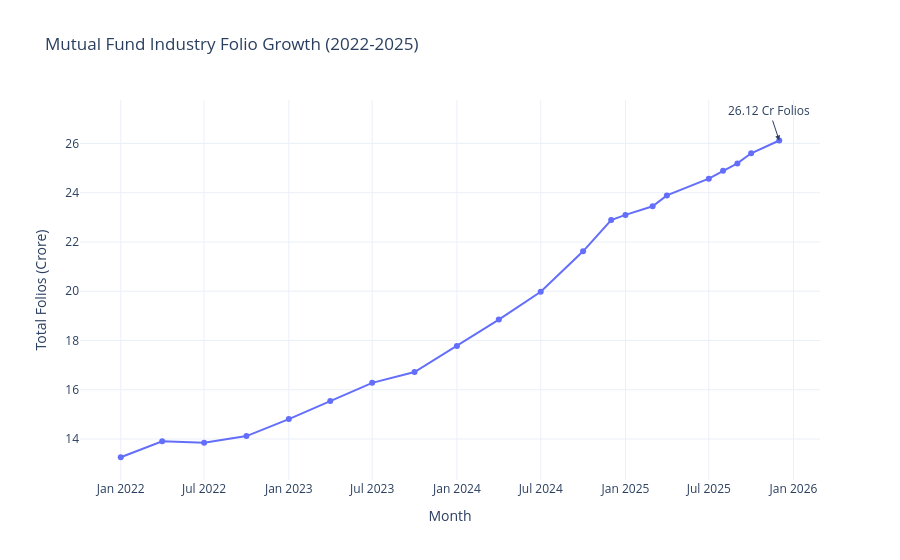

The cell this chart's notebook holds for it:
### Code cell
#Task 7 - FOLIO Growth
folio["month"] = pd.to_datetime(folio["month"])
fig = px.line(
    folio,
    x="month",
    y="total_folios_crore",
    title="Mutual Fund Industry Folio Growth (2022-2025)",
    markers=True
)

fig.add_annotation(
    x=folio["month"].iloc[-1],
    y=folio["total_folios_crore"].iloc[-1],
    text=f"{folio['total_folios_crore'].iloc[-1]:.2f} Cr Folios",
    showarrow=True,
    arrowhead=2
)

fig.update_layout(
    xaxis_title="Month",
    yaxis_title="Total Folios (Crore)",
    template="plotly_white"
)
fig.show()

### Figure 1 — Plotly figure (JSON) as saved in the notebook; plotly's stock layout.template omitted (floating-point values rounded to 4 significant figures)
{"data": [{"hovertemplate": "month=%{x}<br>total_folios_crore=%{y}<extra></extra>", "legendgroup": "", "line": {"color": "#636efa", "dash": "solid"}, "marker": {"symbol": "circle"}, "mode": "lines+markers", "name": "", "orientation": "v", "showlegend": false, "type": "scatter", "x": ["2022-01-01T00:00:00.000000", "2022-04-01T00:00:00.000000", "2022-07-01T00:00:00.000000", "2022-10-01T00:00:00.000000", "2023-01-01T00:00:00.000000", "2023-04-01T00:00:00.000000", "2023-07-01T00:00:00.000000", "2023-10-01T00:00:00.000000", "2024-01-01T00:00:00.000000", "2024-04-01T00:00:00.000000", "2024-07-01T00:00:00.000000", "2024-10-01T00:00:00.000000", "2024-12-01T00:00:00.000000", "2025-01-01T00:00:00.000000", "2025-03-01T00:00:00.000000", "2025-04-01T00:00:00.000000", "2025-07-01T00:00:00.000000", "2025-08-01T00:00:00.000000", "2025-09-01T00:00:00.000000", "2025-10-01T00:00:00.000000", "2025-12-01T00:00:00.000000"], "xaxis": "x", "y": [13.26, 13.91, 13.85, 14.12, 14.81, 15.54, 16.28, 16.72, 17.78, 18.85, 19.98, 21.62, 22.89, 23.1, 23.45, 23.89, 24.57, 24.89, 25.19, 25.6, 26.12], "yaxis": "y"}], "layout": {"annotations": [{"arrowhead": 2, "showarrow": true, "text": "26.12 Cr Folios", "x": "2025-12-01T00:00:00", "y": 26.12}], "legend": {"tracegroupgap": 0}, "title": {"text": "Mutual Fund Industry Folio Growth (2022-2025)"}, "xaxis": {"anchor": "y", "domain": [0, 1], "title": {"text": "Month"}}, "yaxis": {"anchor": "x", "domain": [0, 1], "title": {"text": "Total Folios (Crore)"}}}}
